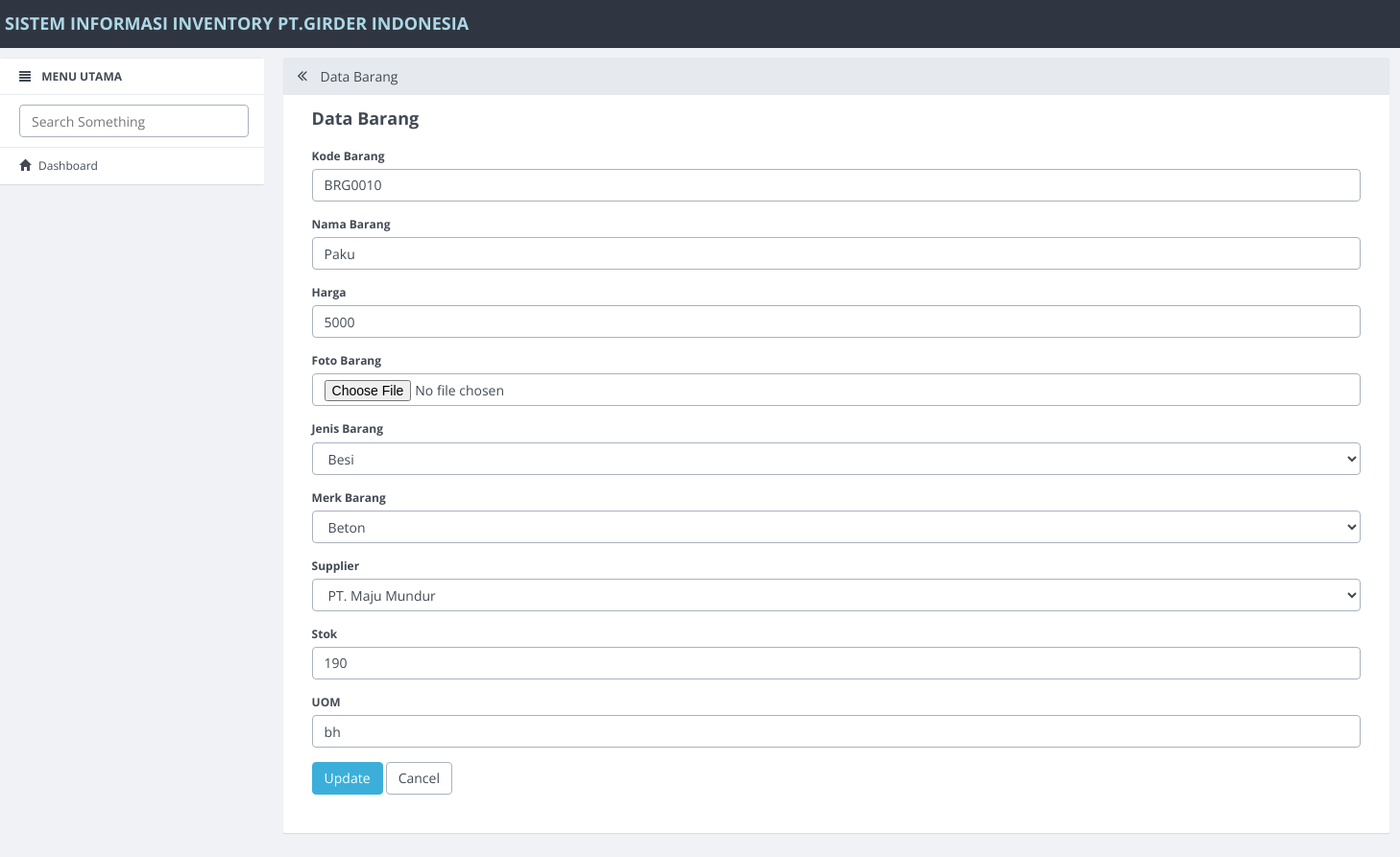
/barang/update/10.html, run on the app's committed database.
### tables this page shows
CREATE TABLE `barang` (
  `id_barang` int(11) NOT NULL,
  `kode_barang` varchar(10) DEFAULT NULL,
  `nama_barang` varchar(50) DEFAULT NULL,
  `harga` int(11) DEFAULT NULL,
  `stok` int(5) DEFAULT NULL,
  `uom` varchar(225) NOT NULL,
  `foto_barang` varchar(100) DEFAULT NULL,
  `jenis_barang` varchar(225) DEFAULT NULL,
  `merk_barang` varchar(225) DEFAULT NULL,
  `nama_supplier` varchar(225) DEFAULT NULL
);

### application/controllers/Barang.php (called while the page is built, shortened)
<?php
class Barang extends CI_Controller
{
    function __construct()
    {
        $this->load->model('Barang_model');
        $this->load->model('No_urut');
        $this->load->library('form_validation');
    }
    public function update($id)
    {
        $row = $this->Barang_model->get_by_id($id);
        if ($row) {
            $data = array(
                'button' => 'Update',
                'action' => site_url('barang/update_action'),
                'id_barang' => set_value('id_barang', $row->id_barang),
                'kode_barang' => set_value('kode_barang', $row->kode_barang),
                'nama_barang' => set_value('nama_barang', $row->nama_barang),
                'harga' => set_value('harga', $row->harga),
                'stok' => set_value('stok', $row->stok),
                'uom' => set_value('stok', $row->uom),
                'jenis_barang' => set_value('jenis_barang', $row->jenis_barang),
                'merk_barang' => set_value('merk_barang', $row->merk_barang),
                'nama_supplier' => set_value('nama_supplier', $row->nama_supplier),
                'konten' => 'barang/barang_form',
                'judul' => 'Data Barang',
            );
            $this->load->view('v_index', $data);
        } else {
            $this->session->set_flashdata('message', 'Record Not Found');
            redirect(site_url('barang'));
        }
    }
}

### index.php (called while the page is built, shortened)
<?php
require_once BASEPATH.'core/CodeIgniter.php';

### application/models/Barang_model.php (called while the page is built, shortened)
<?php
class Barang_model extends CI_Model
{
    public $table = 'barang';
    public $id = 'id_barang';
    function get_by_id($id)
    {
        $this->db->where($this->id, $id);
        return $this->db->get($this->table)->row();
    }
}

### application/views/barang/barang_form.php (the view, shortened to what this page needs)
<form action="<?php echo $action; ?>" method="post" enctype="multipart/form-data">
    <div class="form-group">
        <label for="varchar">Kode Barang <?php echo form_error('kode_barang') ?></label>
        <input type="text" class="form-control" name="kode_barang" id="kode_barang" placeholder="Kode Barang" value="<?php echo $kode_barang; ?>" />
    </div>
    <div class="form-group">
        <label for="varchar">Nama Barang <?php echo form_error('nama_barang') ?></label>
        <input type="text" class="form-control" name="nama_barang" id="nama_barang" placeholder="Nama Barang" value="<?php echo $nama_barang; ?>" />
    </div>
    <div class="form-group">
        <label for="int">Harga <?php echo form_error('harga') ?></label>
        <input type="text" class="form-control" name="harga" id="harga" placeholder="Harga" value="<?php echo $harga; ?>" />
    </div>
    <div class="form-group">
        <label for="int">Foto Barang </label>
        <input type="file" class="form-control" name="foto_barang" />
    </div>
    <div class="form-group">
        <label for="int">Jenis Barang </label>
        <select name="jenis_barang" class="form-control">
            <option value="<?php echo $jenis_barang ?>"><?php echo $jenis_barang ?></option>
        </select>
    </div>
    <div class="form-group">
        <label for="int">Merk Barang </label>
        <select name="merk_barang" class="form-control">
            <option value="<?php echo $merk_barang ?>"><?php echo $merk_barang ?></option>
        </select>
    </div>
    <div class="form-group">
        <label for="int">Supplier </label>
        <select name="nama_supplier" class="form-control">
            <option value="<?php echo $nama_supplier ?>"><?php echo $nama_supplier ?></option>
        </select>
    </div>
    <div class="form-group">
        <label for="int">Stok <?php echo form_error('stok') ?></label>
        <input type="text" class="form-control" name="stok" id="stok" placeholder="Stok" value="<?php echo $stok; ?>" />
    </div>
    <div class="form-group">
        <label for="varchar">UOM <?php echo form_error('uom') ?></label>
        <input type="text" class="form-control" name="uom" id="uom" placeholder="Satuan" value="<?php echo $uom; ?>" />
    </div>
    <button type="submit" class="btn btn-primary"><?php echo $button ?></button>
    <a href="<?php echo site_url('barang') ?>" class="btn btn-default">Cancel</a>
</form>

### data on the page
barang: kode_barang "BRG0010", nama_barang "Paku", harga "5000", jenis_barang "Besi", merk_barang "Beton", nama_supplier "PT. Maju Mundur", stok "190", uom "bh"

### other printed values
$judul "Data Barang"
$button "Update"
